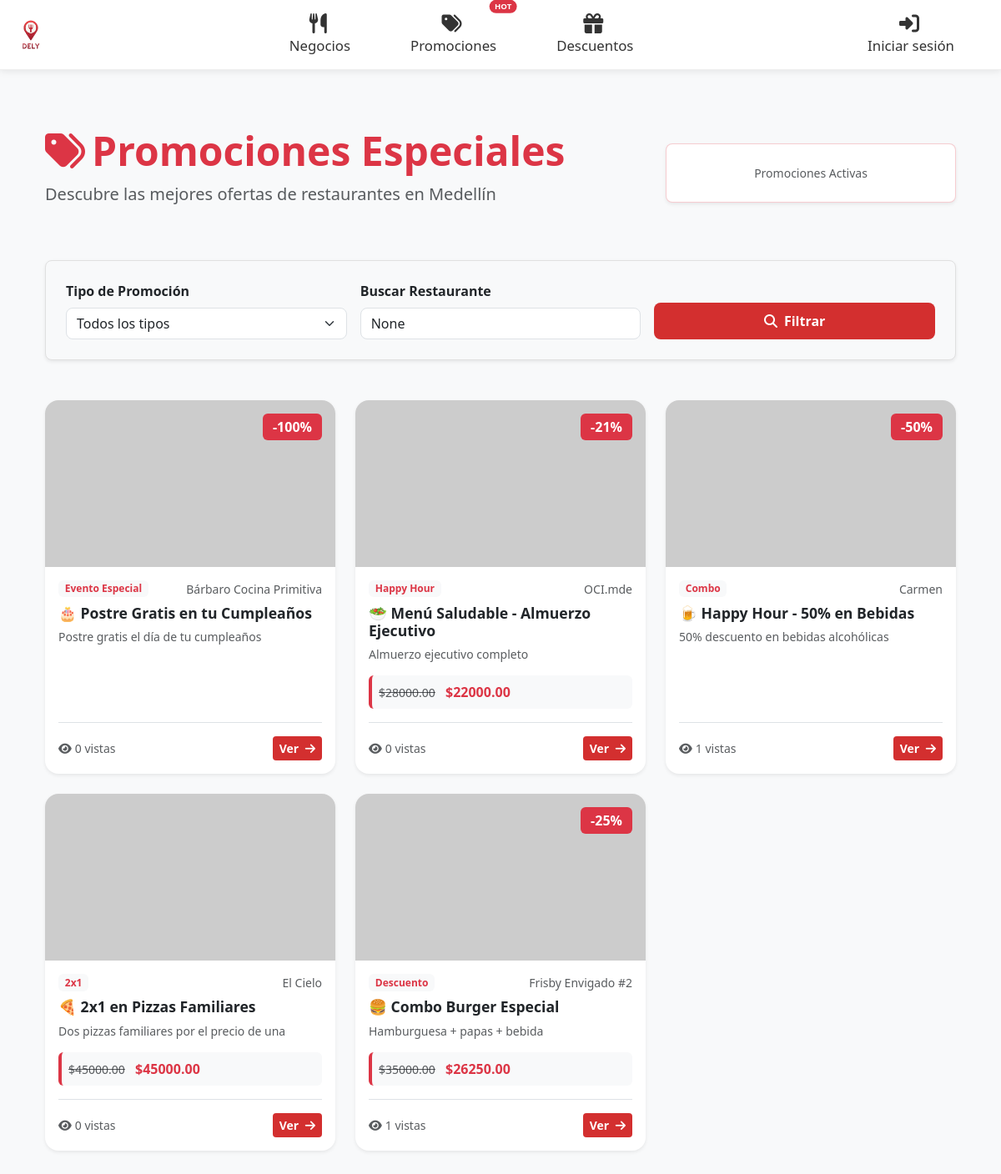
The app's page /promociones/ with its own data.
### promociones/models.py (models this page shows, shortened)
class Promocion(models.Model):
    titulo = models.CharField(max_length=200, help_text="Título llamativo de la promoción")
    descripcion = models.TextField(help_text="Descripción detallada de la promoción")
    descripcion_corta = models.CharField(max_length=150, help_text="Descripción breve para tarjetas")
    restaurante = models.ForeignKey(Business, on_delete=models.CASCADE, related_name='promociones')
    tipo_promocion = models.ForeignKey(TipoPromocion, on_delete=models.CASCADE)
    descuento_porcentaje = models.DecimalField(max_digits=5, decimal_places=2, blank=True, null=True, help_text="Ej: 25.00 para 25%")
    precio_original = models.DecimalField(max_digits=10, decimal_places=2, blank=True, null=True)
    precio_promocional = models.DecimalField(max_digits=10, decimal_places=2, blank=True, null=True)
    fecha_inicio = models.DateField()
    fecha_fin = models.DateField()
    hora_inicio = models.TimeField(blank=True, null=True, help_text="Hora de inicio diaria")
    hora_fin = models.TimeField(blank=True, null=True, help_text="Hora de fin diaria")
    dias_validos = models.CharField(max_length=20, default="1234567", help_text="1=Lunes, 7=Domingo")
    activa = models.BooleanField(default=True)
    limite_personas = models.PositiveIntegerField(blank=True, null=True, help_text="Límite de personas que pueden usar la promoción")
    usos_actuales = models.PositiveIntegerField(default=0)
    imagen_principal = models.URLField(blank=True, null=True)
    imagen_secundaria = models.URLField(blank=True, null=True)
    terminos_condiciones = models.TextField(blank=True, help_text="Términos y condiciones específicos")
    creada_en = models.DateTimeField(auto_now_add=True)
    actualizada_en = models.DateTimeField(auto_now=True)
    creada_por = models.ForeignKey(settings.AUTH_USER_MODEL, on_delete=models.SET_NULL, null=True, blank=True)
    vistas = models.PositiveIntegerField(default=0)
    me_gusta = models.PositiveIntegerField(default=0)
    def calcular_descuento(self):
        if self.precio_original and self.precio_promocional:
            descuento = ((self.precio_original - self.precio_promocional) / self.precio_original) * 100
            return round(descuento, 2)
        return self.descuento_porcentaje
    def tiempo_restante(self):
        hoy = timezone.now().date()
        if self.fecha_fin > hoy:
            return (self.fecha_fin - hoy).days
        return 0
    class Meta:
        verbose_name = "Promoción"
        verbose_name_plural = "Promociones"
        ordering = ['-creada_en']

class TipoPromocion(models.Model):
    nombre = models.CharField(max_length=50, unique=True)
    descripcion = models.TextField(blank=True)
    class Meta:
        verbose_name = "Tipo de Promoción"
        verbose_name_plural = "Tipos de Promociones"

### appdely/models.py (models this page shows, shortened)
class Business(models.Model):
    business_name = models.CharField(max_length=50)
    address = models.CharField(max_length=100)
    description = models.TextField()
    phone_number = models.CharField(max_length=30)
    email = models.CharField(max_length=50)
    status = models.BooleanField(default=True)
    created_at = models.DateTimeField(auto_now_add=True)
    updated_at = models.DateTimeField(auto_now=True)
    business_type = models.ForeignKey(BusinessType, on_delete=models.CASCADE)
    image_url = models.CharField(max_length=500, blank=True, null=True)
    menu_url = models.CharField(max_length=500, blank=True, null=True)
    visit_count = models.PositiveIntegerField(default=0)
    review_count = models.PositiveIntegerField(default=0)
    latitude = models.DecimalField(max_digits=9, decimal_places=6, null=True, blank=True, help_text="Latitud del negocio (ej: 6.2442)")
    longitude = models.DecimalField(max_digits=9, decimal_places=6, null=True, blank=True, help_text="Longitud del negocio (ej: -75.5812)")
    def average_rating(self):
        reviews = self.review_set.all()
        if reviews.exists():
            return round(sum(r.rating for r in reviews) / reviews.count(), 2)
        return None
    average_rating.short_description = 'Promedio de Calificación'

### promociones/views.py (the view)
# urls.py: path('', views.promociones_list, name='promociones_list'),
def promociones_list(request):
    promociones = Promocion.objects.filter(activa=True).select_related('restaurante', 'tipo_promocion')
    tipo_filtro = request.GET.get('tipo')
    if tipo_filtro:
        promociones = promociones.filter(tipo_promocion__id=tipo_filtro)
    restaurante_filtro = request.GET.get('restaurante')
    if restaurante_filtro:
        promociones = promociones.filter(restaurante__business_name__icontains=restaurante_filtro)
    promociones = promociones.order_by('-creada_en')
    paginator = Paginator(promociones, 12)  # 12 promociones por página
    page_number = request.GET.get('page')
    page_obj = paginator.get_page(page_number)
    tipos_promocion = TipoPromocion.objects.all()
    context = {
        'promociones': page_obj,
        'tipos_promocion': tipos_promocion,
        'tipo_seleccionado': tipo_filtro,
        'restaurante_busqueda': restaurante_filtro,
    }
    return render(request, 'promociones/promociones_list.html', context)

### promociones/templates/promociones/promociones_list.html (shortened to what this page needs)
{% extends 'base.html' %}
{% load static %}
{% block content %}
<link rel="stylesheet" href="{% static 'promociones/css/promocion.css' %}">
<div class="container py-5" style="padding-top: 120px;">
  <div class="mb-5">
    <div class="row align-items-center g-4">
      <div class="col-lg-8">
        <h1 class="display-5 fw-bold text-danger mb-2">
          <i class="fas fa-tags me-2"></i>Promociones Especiales
        </h1>
        <p class="lead text-muted">Descubre las mejores ofertas de restaurantes en Medellín</p>
      </div>
      <div class="col-lg-4">
        <div class="bg-white rounded-3 p-4 shadow-sm border border-danger border-opacity-25 text-center">
          <small class="text-muted d-block">Promociones Activas</small>
        </div>
      </div>
    </div>
  </div>
  <div class="bg-light rounded-3 p-4 mb-5 shadow-sm" style="border: 1px solid #e0e0e0;">
    <form method="GET" class="row g-3 align-items-end">
      <div class="col-md-4">
        <label class="form-label fw-bold text-dark">Tipo de Promoción</label>
        <select name="tipo" class="form-select" style="border-radius: 8px;">
          <option value="">Todos los tipos</option>
        </select>
      </div>
      <div class="col-md-4">
        <label class="form-label fw-bold text-dark">Buscar Restaurante</label>
        <input type="text" name="restaurante" class="form-control"
               placeholder="Nombre del restaurante" value="{{ restaurante_busqueda }}"
               style="border-radius: 8px;">
      </div>
      <div class="col-md-4">
        <button type="submit" class="btn btn-danger w-100 fw-bold" style="border-radius: 8px; padding: 10px;">
          <i class="fas fa-search me-2"></i>Filtrar
        </button>
      </div>
    </form>
  </div>
  <div class="row g-4">
    {% for promocion in promociones %}
    <div class="col-md-6 col-lg-4">
      <div class="card shadow-sm border-0 h-100 overflow-hidden" style="border-radius: 16px; transition: transform 0.2s, box-shadow 0.2s;">
        <div class="position-relative" style="height: 200px; overflow: hidden;">
          <img src="{{ promocion.imagen_principal|default:'https://via.placeholder.com/400x200/dc3545/ffffff?text=Promoción' }}"
               class="w-100 h-100" style="object-fit: cover;"
               alt="{{ promocion.titulo }}"
               onerror="this.src='https://via.placeholder.com/400x200/dc3545/ffffff?text={{ promocion.titulo|urlencode }}';">
          {% if promocion.calcular_descuento %}
          <div class="position-absolute top-0 end-0 m-3">
            <span class="badge bg-danger" style="font-size: 1rem; padding: 8px 12px;">
              -{{ promocion.calcular_descuento|floatformat:0 }}%
            </span>
          </div>
          {% endif %}
        </div>
        <div class="card-body d-flex flex-column">
          <div class="d-flex justify-content-between align-items-start mb-2">
            <span class="badge bg-light text-danger">{{ promocion.tipo_promocion.nombre }}</span>
            <small class="text-muted">{{ promocion.restaurante.business_name|truncatewords:3 }}</small>
          </div>
          <h5 class="card-title fw-bold mb-2" style="font-size: 1.1rem;">{{ promocion.titulo }}</h5>
          <p class="card-text text-muted small mb-3" style="line-height: 1.4;">{{ promocion.descripcion_corta }}</p>
          {% if promocion.precio_original and promocion.precio_promocional %}
          <div class="mb-3 p-2 bg-light rounded" style="border-left: 4px solid #dc3545;">
            <span class="text-decoration-line-through text-muted small">${{ promocion.precio_original }}</span>
            <span class="h6 text-danger fw-bold ms-2">${{ promocion.precio_promocional }}</span>
          </div>
          {% endif %}
          <div class="d-flex justify-content-between align-items-center mt-auto pt-3 border-top">
            <small class="text-muted">
              <i class="fas fa-eye me-1"></i>{{ promocion.vistas }} vistas
            </small>
            <a href="{% url 'promocion_detail' promocion.pk %}" class="btn btn-danger btn-sm fw-bold">
              Ver <i class="fas fa-arrow-right ms-1"></i>
            </a>
          </div>
        </div>
      </div>
    </div>
    {% empty %}
    <div class="col-12 text-center py-5">
      <i class="fas fa-tag text-muted mb-3" style="font-size: 3rem; display: block;"></i>
      <h4 class="text-muted">No hay promociones disponibles</h4>
      <p class="text-muted">Pronto tendremos nuevas ofertas para ti</p>
    </div>
    {% endfor %}
  </div>
</div>
{% endblock %}

### appdely/static/appdely/css/styles.css (style rules this page uses)
body { background: #f8f9fa; }
.btn-danger { background-color: #d32f2f; border: none; }

### promociones/static/promociones/css/promocion.css (style rules this page uses)
body { background-color: #f8f9fa; }

### promociones/templates/base.html (style rules this page uses)
body { padding-top: 80px; }

### records on screen
Promocion: calcular_descuento "100", tipo_promocion.nombre "Evento Especial", restaurante.business_name "Bárbaro Cocina Primitiva", titulo "🎂 Postre Gratis en tu Cumpleaños", descripcion_corta "Postre gratis el día de tu cumpleaños", vistas "0"
Promocion: calcular_descuento "21", tipo_promocion.nombre "Happy Hour", restaurante.business_name "OCI.mde", titulo "🥗 Menú Saludable - Almuerzo Ejecutivo", descripcion_corta "Almuerzo ejecutivo completo", precio_original "28000.00", precio_promocional "22000.00", vistas "0"
Promocion: calcular_descuento "50", tipo_promocion.nombre "Combo", restaurante.business_name "Carmen", titulo "🍺 Happy Hour - 50% en Bebidas", descripcion_corta "50% descuento en bebidas alcohólicas", vistas "1"
Promocion: tipo_promocion.nombre "2x1", restaurante.business_name "El Cielo", titulo "🍕 2x1 en Pizzas Familiares", descripcion_corta "Dos pizzas familiares por el precio de una", precio_original "45000.00", precio_promocional "45000.00", vistas "0"
Promocion: calcular_descuento "25", tipo_promocion.nombre "Descuento", restaurante.business_name "Frisby Envigado #2", titulo "🍔 Combo Burger Especial", descripcion_corta "Hamburguesa + papas + bebida", precio_original "35000.00", precio_promocional "26250.00", vistas "1"
